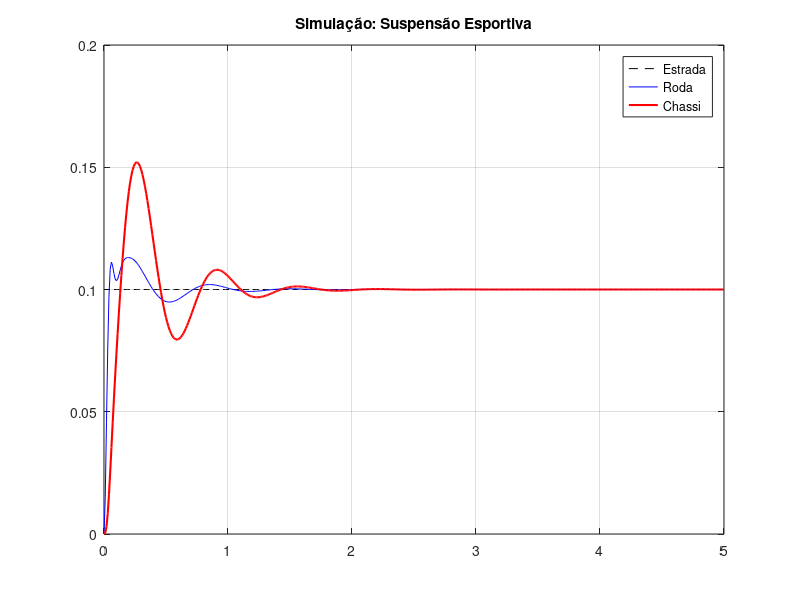

This chart was generated by the following MATLAB code:
pkg load control

% --- Parâmetros (ESPORTIVA) ---
m2 = 300; m1 = 40; kt = 150000;
k1 = 35000; % Rigidez aumentada
c1 = 2500;  % Amortecimento aumentado

% --- Matrizes ---
A = [0 1 0 0; -(k1+kt)/m1 -c1/m1 k1/m1 c1/m1; 0 0 0 1; k1/m2 c1/m2 -k1/m2 -c1/m2];
B = [0; kt/m1; 0; 0];
C = [1 0 0 0; 0 0 1 0]; 
D = [0; 0];

sys = ss(A, B, C, D);
t = 0:0.01:5;
u = 0.1 * ones(size(t)); 
[y, t] = lsim(sys, u, t);

% --- Plot ---
figure;
plot(t, u, 'k--', t, y(:,1), 'b', t, y(:,2), 'r', 'LineWidth', 1.5);
title('Simulação: Suspensão Esportiva');
legend('Estrada', 'Roda', 'Chassi');
grid on;
